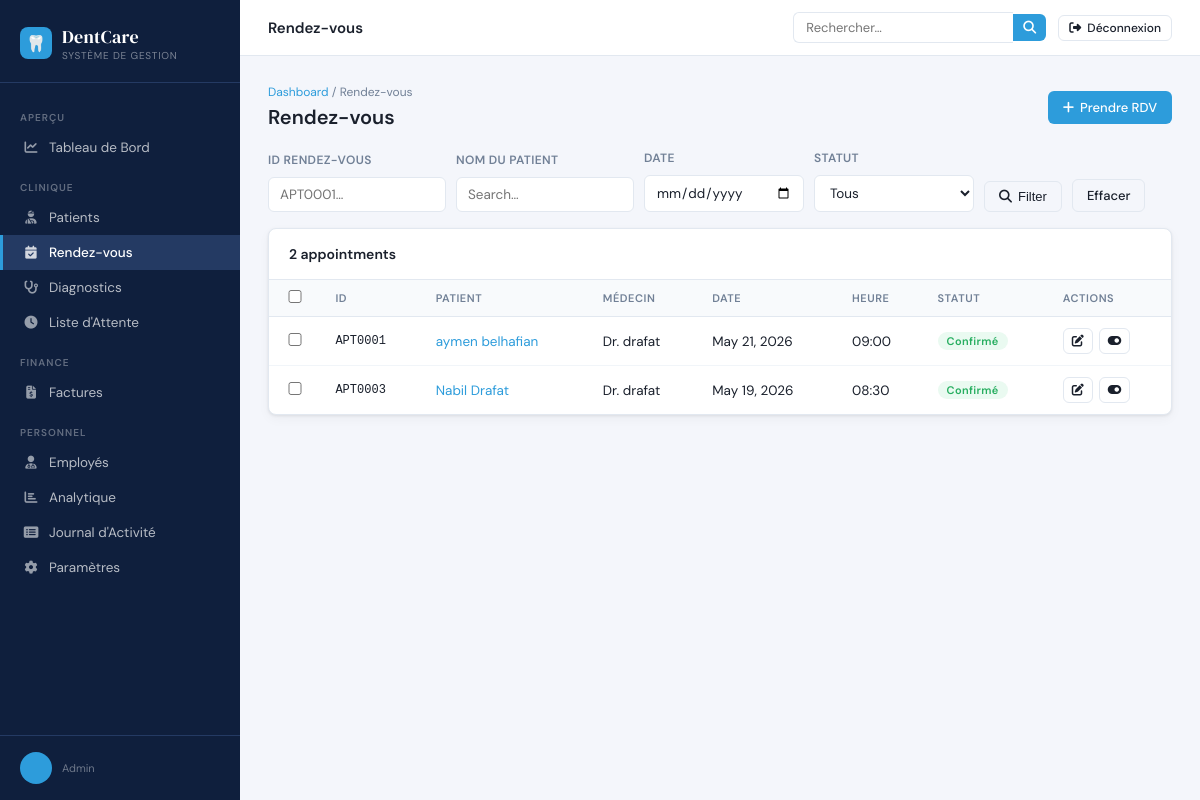
The app's page /appointments/ (signed in) with its own data.
### authentication/models.py (models this page shows, shortened)
class User(AbstractUser):
    class Role(models.TextChoices):
        ADMIN        = 'admin',        'Admin'
        DOCTOR       = 'doctor',       'Doctor'
        RECEPTIONIST = 'receptionist', 'Receptionist'
        PATIENT      = 'patient',      'Patient'
    role = models.CharField(
        max_length=20,
        choices=Role.choices,
        default=Role.PATIENT,
    )
    phone = models.CharField(max_length=20, blank=True)
    address = models.TextField(blank=True)
    profile_photo = models.ImageField(
        upload_to='profiles/', blank=True, null=True
    )

### clinic/models.py (models this page shows, shortened)
class Appointment(models.Model):
    class Status(models.TextChoices):
        PENDING   = 'pending',   'Pending'
        CONFIRMED = 'confirmed', 'Confirmed'
        COMPLETED = 'completed', 'Completed'
        CANCELLED = 'cancelled', 'Cancelled'
    apt_id = models.CharField(max_length=10, unique=True, editable=False)
    patient = models.ForeignKey(
        Patient, on_delete=models.CASCADE, related_name='appointments'
    )
    doctor = models.ForeignKey(
        Employee, on_delete=models.CASCADE, related_name='appointments',
        limit_choices_to={'user__role': 'doctor'}
    )
    date       = models.DateField()
    start_time = models.TimeField()
    end_time   = models.TimeField()
    reason     = models.CharField(max_length=255, blank=True)
    notes      = models.TextField(blank=True)
    email      = models.EmailField(blank=True)
    phone      = models.CharField(max_length=20, blank=True)
    status     = models.CharField(max_length=10, choices=Status.choices, default=Status.PENDING)
    created_at = models.DateTimeField(auto_now_add=True)
    class Meta:
        ordering = ['-date', '-start_time']

class Patient(models.Model):
    class Gender(models.TextChoices):
        MALE   = 'male',   'Male'
        FEMALE = 'female', 'Female'
        OTHER  = 'other',  'Other'
    class BloodGroup(models.TextChoices):
        A_POS  = 'A+',  'A+'
        A_NEG  = 'A-',  'A-'
        B_POS  = 'B+',  'B+'
        B_NEG  = 'B-',  'B-'
        O_POS  = 'O+',  'O+'
        O_NEG  = 'O-',  'O-'
        AB_POS = 'AB+', 'AB+'
        AB_NEG = 'AB-', 'AB-'
    user          = models.OneToOneField(
        'authentication.User',
        on_delete=models.SET_NULL,
        null=True, blank=True,
        related_name='patient_profile'
    )
    first_name    = models.CharField(max_length=100)
    last_name     = models.CharField(max_length=100)
    email         = models.EmailField(unique=True)
    phone         = models.CharField(max_length=20)
    date_of_birth = models.DateField()
    gender        = models.CharField(max_length=10, choices=Gender.choices)
    blood_group   = models.CharField(max_length=5, choices=BloodGroup.choices, blank=True)
    address       = models.TextField(blank=True)
    city          = models.CharField(max_length=100, blank=True)
    country       = models.CharField(max_length=100, blank=True, default='USA')
    state_province = models.CharField(max_length=100, blank=True, default='California')
    postal_code   = models.CharField(max_length=20, blank=True)
    avatar        = models.ImageField(upload_to='avatars/', blank=True, null=True)
    allergies     = models.TextField(blank=True)
    medical_notes = models.TextField(blank=True)
    created_at    = models.DateTimeField(auto_now_add=True)
    updated_at    = models.DateTimeField(auto_now=True)
    class Meta:
        ordering = ['-created_at']
    def get_full_name(self):
        return f"{self.first_name} {self.last_name}"

class Employee(models.Model):
    class Department(models.TextChoices):
        DENTISTRY    = 'dentistry',    'Dentistry'
        ORTHODONTICS = 'orthodontics', 'Orthodontics'
        RECEPTION    = 'reception',    'Reception'
        ADMIN        = 'admin',        'Admin'
    class Status(models.TextChoices):
        ACTIVE   = 'active',   'Active'
        INACTIVE = 'inactive', 'Inactive'
    emp_id     = models.CharField(max_length=10, unique=True, editable=False)
    user       = models.OneToOneField(
        'authentication.User',
        on_delete=models.CASCADE,
        related_name='employee_profile'
    )
    department = models.CharField(max_length=20, choices=Department.choices)
    position   = models.CharField(max_length=100)
    salary     = models.DecimalField(max_digits=10, decimal_places=2, default=0)
    hire_date  = models.DateField()
    status     = models.CharField(max_length=10, choices=Status.choices, default=Status.ACTIVE)
    notes      = models.TextField(blank=True)
    created_at = models.DateTimeField(auto_now_add=True)
    class Meta:
        ordering = ['emp_id']

### clinic/views.py (the view, shortened to what this page needs)
# urls.py: path('appointments/',                         views.appointment_list,       name='appointment_list'),
@staff_required
def appointment_list(request):
    appointments       = Appointment.objects.select_related('patient', 'doctor__user').all()
    filter_date        = request.GET.get('date', '')
    filter_doctor      = request.GET.get('doctor', '')
    filter_status      = request.GET.get('status', '')
    filter_apt_id      = request.GET.get('appointment_id', '')
    filter_patient     = request.GET.get('patient_name', '')
    if filter_date:
        appointments = appointments.filter(date=filter_date)
    if filter_doctor:
        appointments = appointments.filter(doctor__id=filter_doctor)
    if filter_status:
        appointments = appointments.filter(status=filter_status)
    if filter_apt_id:
        appointments = appointments.filter(apt_id__icontains=filter_apt_id)
    paginator   = Paginator(appointments, 10)
    page_number = request.GET.get('page')
    page_obj    = paginator.get_page(page_number)
    doctors     = Employee.objects.filter(user__role='doctor')
    return render(request, 'clinic/appointments/list.html', {
        'page_obj':      page_obj,
        'doctors':       doctors,
        'filter_date':   filter_date,
        'filter_doctor': filter_doctor,
        'filter_status': filter_status,
        'total':         appointments.count(),
        'statuses':      Appointment.Status.choices,
    })

### clinic/utils.py (called while the page is built)
def staff_required(view_func):
    @wraps(view_func)
    def wrapper(request, *args, **kwargs):
        if not request.user.is_authenticated:
            return redirect('authentication:login')
        if request.user.role not in ('admin', 'doctor', 'receptionist'):
            messages.error(request, "You don't have permission to access this area.")
            return redirect('home:home')
        return view_func(request, *args, **kwargs)
    return wrapper

### templates/clinic/appointments/list.html (shortened to what this page needs)
{% extends "clinic/base.html" %}
{% block topbar_title %}Rendez-vous{% endblock %}
{% block nav_appointments %}active{% endblock %}
{% block content %}
<div class="page-header">
  <div>
    <div class="breadcrumb"><a href="{% url 'clinic:dashboard' %}">Dashboard</a> / Rendez-vous</div>
    <h1>Rendez-vous</h1>
  </div>
  <a href="{% url 'clinic:appointment_add' %}" class="btn btn-primary"><i class="fas fa-plus"></i> Prendre RDV</a>
</div>
<form method="get" class="filter-bar">
  <div class="form-group"><label>ID Rendez-vous</label><input type="text" name="appointment_id" value="{{ request.GET.appointment_id }}" placeholder="APT0001…"></div>
  <div class="form-group"><label>Nom du Patient</label><input type="text" name="patient_name" value="{{ request.GET.patient_name }}" placeholder="Search…"></div>
  <div class="form-group"><label>Date</label><input type="date" name="date" value="{{ request.GET.date }}"></div>
  <div class="form-group">
    <label>Statut</label>
    <select name="status">
      <option value="">Tous</option>
    </select>
  </div>
  <button type="submit" class="btn btn-outline" style="align-self:flex-end"><i class="fas fa-search"></i> Filter</button>
  <a href="{% url 'clinic:appointment_list' %}" class="btn btn-outline" style="align-self:flex-end">Effacer</a>
</form>
<div class="card">
  <div class="card-header">
    <span class="card-title">{{ page_obj.paginator.count }} appointment{{ page_obj.paginator.count|pluralize }}</span>
  </div>
  <form id="bulkForm" method="post" action="{% url 'clinic:appointment_delete_multiple' %}">
    <div class="table-wrap">
      <table>
        <thead>
          <tr>
            <th><input type="checkbox" id="selectAll"></th>
            <th>ID</th><th>Patient</th><th>Médecin</th><th>Date</th><th>Heure</th><th>Statut</th><th>Actions</th>
          </tr>
        </thead>
        <tbody>
          {% for appt in page_obj %}
          <tr>
            <td><input type="checkbox" name="ids" value="{{ appt.pk }}" class="row-check"></td>
            <td style="font-family:monospace;font-size:12px">{{ appt.apt_id }}</td>
            <td><a href="{% url 'clinic:patient_profile' pk=appt.patient.pk %}" style="color:var(--accent);text-decoration:none">{{ appt.patient.get_full_name }}</a></td>
            <td>Dr. {{ appt.doctor.user.last_name }}</td>
            <td>{{ appt.date }}</td>
            <td>{{ appt.start_time|time:"H:i" }}</td>
            <td>
              {% if appt.status == 'confirmed' %}<span class="badge badge-success">Confirmé</span>
              {% elif appt.status == 'pending' %}<span class="badge badge-warning">En attente</span>
              {% elif appt.status == 'cancelled' %}<span class="badge badge-danger">Annulé</span>
              {% elif appt.status == 'completed' %}<span class="badge badge-info">Terminé</span>
              {% else %}<span class="badge badge-gray">{{ appt.status }}</span>{% endif %}
            </td>
            <td>
              <div class="actions-cell">
                <a href="{% url 'clinic:appointment_edit' pk=appt.pk %}" class="btn btn-outline btn-sm btn-icon" title="Modifier"><i class="fas fa-edit"></i></a>
                <button type="button" class="btn btn-outline btn-sm btn-icon toggle-btn" data-pk="{{ appt.pk }}" title="Changer le statut"><i class="fas fa-toggle-on"></i></button>
              </div>
            </td>
          </tr>
          {% empty %}
          <tr><td colspan="8"><div class="empty-state"><i class="fas fa-calendar-times"></i><p>Aucun rendez-vous trouvé</p></div></td></tr>
          {% endfor %}
        </tbody>
      </table>
    </div>
  </form>
</div>
{% endblock %}

### templates/clinic/base.html (shortened to what this page needs)
<!DOCTYPE html>
<html lang="fr">
<head>
  <link rel="stylesheet" href="https://cdn.jsdelivr.net/npm/@fortawesome/fontawesome-free@6.5.0/css/all.min.css">
</head>
<body>
<aside class="sidebar">
  <div class="sidebar-logo">
    <div class="logo-icon">🦷</div>
    <div>
      <div class="logo-text">DentCare</div>
      <div class="logo-sub">Système de Gestion</div>
    </div>
  </div>
  <nav>
    <div class="nav-section">Aperçu</div>
    <a href="{% url 'clinic:dashboard' %}" class="nav-item {% block nav_dashboard %}{% endblock %}">
      <i class="fas fa-chart-line"></i> Tableau de Bord
    </a>
    <div class="nav-section">Clinique</div>
    <a href="{% url 'clinic:patient_list' %}" class="nav-item {% block nav_patients %}{% endblock %}">
      <i class="fas fa-user-injured"></i> Patients
    </a>
    <a href="{% url 'clinic:appointment_list' %}" class="nav-item {% block nav_appointments %}{% endblock %}">
      <i class="fas fa-calendar-check"></i> Rendez-vous
    </a>
    <a href="{% url 'clinic:diagnosis_list' %}" class="nav-item {% block nav_diagnoses %}{% endblock %}">
      <i class="fas fa-stethoscope"></i> Diagnostics
    </a>
    <a href="{% url 'clinic:waiting_list' %}" class="nav-item {% block nav_waiting %}{% endblock %}">
      <i class="fas fa-clock"></i> Liste d'Attente
    </a>
    <div class="nav-section">Finance</div>
    <a href="{% url 'clinic:patient_payslip_list' %}" class="nav-item {% block nav_invoices %}{% endblock %}">
      <i class="fas fa-file-invoice-dollar"></i> Factures
    </a>
    <div class="nav-section">Personnel</div>
    <a href="{% url 'clinic:employee_list' %}" class="nav-item {% block nav_employees %}{% endblock %}">
      <i class="fas fa-user-md"></i> Employés
    </a>
    <a href="{% url 'clinic:analytics' %}" class="nav-item {% block nav_analytics %}{% endblock %}">
      <i class="fas fa-chart-bar"></i> Analytique
    </a>
    <a href="{% url 'clinic:activity_logs' %}" class="nav-item {% block nav_activity %}{% endblock %}">
      <i class="fas fa-list-alt"></i> Journal d'Activité
    </a>
    <a href="{% url 'clinic:settings' %}" class="nav-item {% block nav_settings %}{% endblock %}">
      <i class="fas fa-cog"></i> Paramètres
    </a>
  </nav>
  <div class="sidebar-footer">
    <div class="sidebar-user">
      <div class="user-avatar">{{ request.user.first_name|first|upper }}{{ request.user.last_name|first|upper }}</div>
      <div>
        <div class="user-role">{{ request.user.role }}</div>
      </div>
    </div>
  </div>
</aside>
<div class="main">
  <header class="topbar">
    <div style="display:flex;align-items:center;gap:12px">
      <span class="topbar-title">{% block topbar_title %}{% endblock %}</span>
    </div>
    <div style="display:flex;align-items:center;gap:12px">
      <form class="search-form" method="get" action="{% url 'clinic:global_search' %}">
        <input class="search-input" type="text" name="q" placeholder="Rechercher…" value="{{ request.GET.q }}">
        <button type="submit" class="search-btn"><i class="fas fa-search"></i></button>
      </form>
    <div class="topbar-actions">
      <a href="{% url 'authentication:logout' %}" class="btn btn-outline btn-sm">
        <i class="fas fa-sign-out-alt"></i> Déconnexion
      </a>
    </div>
    </div>
  </header>
  <main class="page-content">
    {% block content %}{% endblock %}
  </main>
</div>
</body>
</html>

### records on screen
User: user.role "Admin"
Appointment: apt_id "APT0001", patient.get_full_name "aymen belhafian", doctor.user.last_name "drafat", date "May 21, 2026", start_time "09:00", status "Confirmé"
Appointment: apt_id "APT0003", patient.get_full_name "Nabil Drafat", doctor.user.last_name "drafat", date "May 19, 2026", start_time "08:30", status "Confirmé"

### other values on screen
{{ page_obj.paginator.count }} "2"
